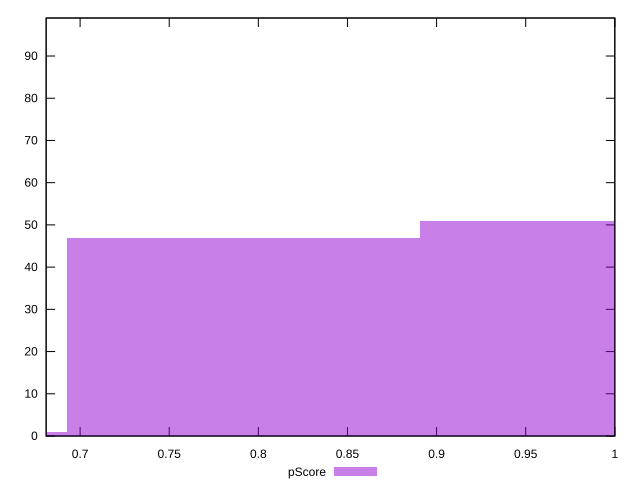

Generate this figure with gnuplot:
reset

$pScore <<EOF
0.7918326459145808 47
0.989790807393226 51
0.5938744844359356 1
EOF

set key outside below
set boxwidth 0.1979581614786452
set xrange [0.6809456385242407:0.9999995744835392]
set yrange [0:99]
set trange [0:99]
set style fill transparent solid 0.5 noborder
set terminal svg size 640, 490 enhanced background rgb 'white'
set output "reports/report_00027_2021-02-24T12-40-31.850Z/bootup-time/samples/card/pScore/histogram.svg"

plot $pScore title "pScore" with boxes

reset
